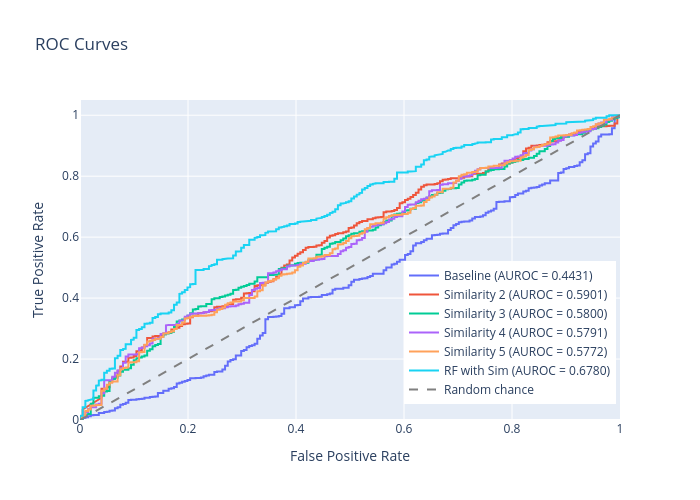

The code cell stored with this chart in its notebook:
### Code cell
plot_multiple_roc_curves(roc_data)

### Figure 1 — Plotly figure (JSON) as saved in the notebook; plotly's stock layout.template omitted (floating-point values rounded to 4 significant figures; data arrays with more than 128 entries replaced by an {"elided": "..."} marker saying what was removed)
{"data": [{"mode": "lines", "name": "Baseline (AUROC = 0.4431)", "type": "scatter", "x": {"elided": "322 float values"}, "y": {"elided": "322 float values"}}, {"mode": "lines", "name": "Similarity 2 (AUROC = 0.5901)", "type": "scatter", "x": {"elided": "338 float values"}, "y": {"elided": "338 float values"}}, {"mode": "lines", "name": "Similarity 3 (AUROC = 0.5800)", "type": "scatter", "x": {"elided": "344 float values"}, "y": {"elided": "344 float values"}}, {"mode": "lines", "name": "Similarity 4 (AUROC = 0.5791)", "type": "scatter", "x": {"elided": "328 float values"}, "y": {"elided": "328 float values"}}, {"mode": "lines", "name": "Similarity 5 (AUROC = 0.5772)", "type": "scatter", "x": {"elided": "345 float values"}, "y": {"elided": "345 float values"}}, {"mode": "lines", "name": "RF with Sim (AUROC = 0.6780)", "type": "scatter", "x": {"elided": "423 float values"}, "y": {"elided": "423 float values"}}, {"line": {"color": "gray", "dash": "dash"}, "mode": "lines", "name": "Random chance", "type": "scatter", "x": [0, 1], "y": [0, 1]}], "layout": {"height": 500, "legend": {"x": 0.6, "y": 0.05}, "title": {"text": "ROC Curves"}, "width": 700, "xaxis": {"range": [0, 1], "title": {"text": "False Positive Rate"}, "type": "linear"}, "yaxis": {"range": [0, 1.05], "title": {"text": "True Positive Rate"}, "type": "linear"}}}
